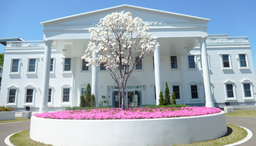
#> input picture Edge Detection/images/input.png, 256 x 146 px, shrunk from 1000 x 572 before the run
$ jupyter execute 'Edge Detection.ipynb'
#> lines starting #> are read from the running program, lines starting #| are printed output that depends on the picture
### Libraries
- MatplotLib (display images)
- Numpy (to make math calculations on image)
- OpenCV2 (to read/write images)
- Time (time the time execution)

### Input Image filepath

[cell 1]
# input image filepath
filepath = 'images/input.png'

### Edge Detection Class

[cell 2]
import numpy as np

class edge:

    # available filters (some with horizontal(_h) and vertical(_v) direction)
    filters = {
        'diff_h' : np.array(([0, 0, 0],
                                         [0,-1, 1],
                                         [0, 0, 0])),

        'diff_v' : np.array(([0, 0, 0],
                                         [0,-1, 0],
                                         [0, 1, 0])),

        'prewitt_h' : np.array([[-1,0,1],
                                                [-1,0,1],
                                                [-1,0,1]]),

        'prewitt_v' : np.array([[-1,-1,-1],
                                                [0,0,0],
                                                [1,1,1]]),

        'roberts_h' : np.array([[0,0,0],
                                                [0,0,1],
                                                [0,-1,0]]),

        'roberts_v' : np.array([[0,0,0],
                                                [0,1,0],
                                                [0,0,-1]]),

        'sobel_h' : np.array([[-1,0,1],
                                            [-2,0,2],
                                            [-1,0,1]]),

        'sobel_v' : np.array([[-1,-2,-1],
                                            [0,0,0],
                                            [1,2,1]]),

        'laplacian4' : np.array([[0, 1, 0],
                                                [1,-4, 1],
                                                [0,  1, 0]]),

        'laplacian8' : np.array([[1, 1, 1],
                                                [1,-8, 1],
                                                [1, 1, 1]]),
    }

    def detection(img, filtername):

        # get Horizontal/Vertical mask of filter or Laplacian
        mask1 = edge.filters[filtername] if(filtername.startswith('laplacian')) else edge.filters[filtername + '_h']
        mask2 = np.zeros((3,3)) if(filtername.startswith('laplacian')) else edge.filters[filtername + '_v']

        M,N = img.shape[:2] # image size
        imgf = np.zeros((M,N), dtype=np.uint8) # output image

        for x in range(0,M):
            x0,xf = max(x-1,0), min(x+1,M-1) # start and end column indexes
            u0, uf = 0 if (x>0) else 1, 2 if(x<M-1) else 1 # mask start and end column indexes

            for y in range(0,N):
                y0,yf = max(y-1,0), min(y+1,N-1) # start and end row indexes
                v0,vf = 0 if(y>0) else 1, 2 if(y<N-1) else 1 # mask start and end row indexes

                # multiply mask to image
                tmp1 = np.multiply(img[x0:xf+1, y0:yf+1],  mask1[u0:uf+1,v0:vf+1])
                tmp2 = np.multiply(img[x0:xf+1, y0:yf+1],  mask2[u0:uf+1,v0:vf+1])

                # sum of all values
                g1 = np.sum(tmp1)
                g2 = np.sum(tmp2)

                # square root (g1^2 + g2^2)
                g = int(np.sqrt(g1*g1+g2*g2))

                # set value g in output image g E [0,255]
                imgf[x,y] = max(min(g, 255), 0)

        return imgf

### Test: Detect edge of input image using each filter

[cell 3]
import matplotlib.pyplot as plt
import time
import cv2

# display multiple images on a grid
def displayImages(imgs, titles, m, n):
    size = len(imgs)

    fig = plt.figure(figsize=(20, 20))
    for i in range(size):
        a = fig.add_subplot(m,n, i+1)
        plt.imshow(imgs[i], cmap='gray')
        a.set_title(titles[i])
        plt.axis('off')
    plt.show()

# read input image as grayscale
img = cv2.imread(filepath, 0)
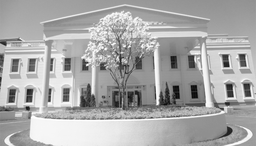
#> img: shape (146, 256); min 5, max 255, mean 169.3

imgs = [img]
titles = ['Input']

filters = ['diff', 'prewitt', 'roberts', 'sobel', 'laplacian4', 'laplacian8']
for flt in filters:
    t0 = time.time() # start time
    img1 = edge.detection(img, flt) # calculate edges
    t1 = time.time() # end time

    imgs.append(img1)
    titles.append(flt + ' (time: {:.2f}s)'.format(t1-t0))
#> this loop made 6 passes
#> pass 1, `img1 = edge.detection(img, flt)`:
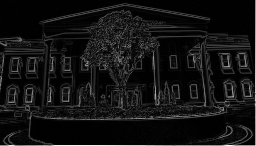
#> img1: shape (146, 256); min 0, max 252, mean 19.2
#> pass 2, `img1 = edge.detection(img, flt)`:
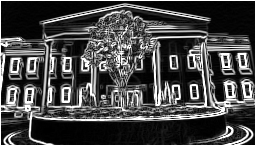
#> img1: shape (146, 256); min 0, max 255, mean 73.2
#> pass 3, `img1 = edge.detection(img, flt)`:
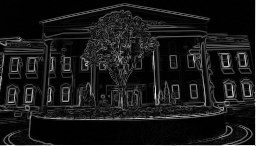
#> img1: shape (146, 256); min 0, max 255, mean 25.2
#> after the loop, imgs = 7 items; titles = ['Input', 'diff (time: 1.55s)', 'prewitt (time: 1.37s)', 'roberts (time: 1.33s)', 'sobel (time: 1.56s)', 'laplacian4 (time: 1.42s)', 'laplacian8 (time: 1.06s)']

    # save output image for current filter
    #cv2.imwrite('images/output-' + flt+'.png', img3)

# display images
displayImages(imgs, titles,3,3)
#> in displayImages, `size = len(imgs)`: size = 7
#> in displayImages, `plt.show()`:
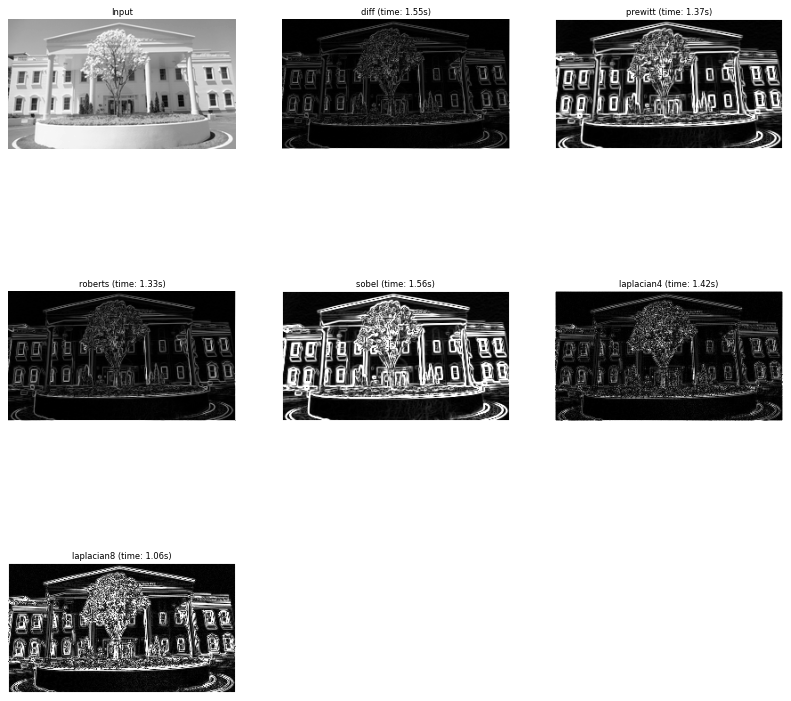
#> figure drawn by matplotlib, 7 panels
